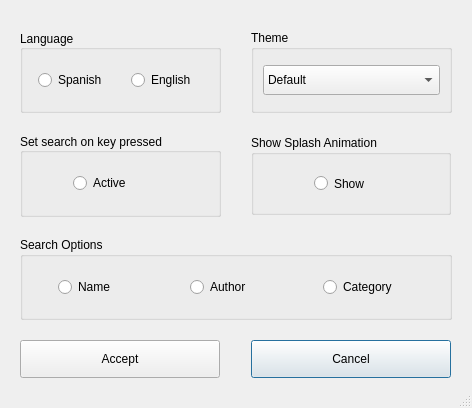
<?xml version="1.0" encoding="UTF-8"?>
<ui version="4.0">
 <class>Dialog</class>
 <widget class="QDialog" name="Dialog">
  <property name="geometry">
   <rect>
    <x>0</x>
    <y>0</y>
    <width>472</width>
    <height>408</height>
   </rect>
  </property>
  <property name="minimumSize">
   <size>
    <width>472</width>
    <height>0</height>
   </size>
  </property>
  <property name="maximumSize">
   <size>
    <width>500</width>
    <height>518</height>
   </size>
  </property>
  <property name="windowTitle">
   <string>Configuration</string>
  </property>
  <property name="windowIcon">
   <iconset>
    <normaloff>../resources/nmap-logo-small.png</normaloff>../resources/nmap-logo-small.png</iconset>
  </property>
  <property name="styleSheet">
   <string notr="true">QLabel{
font-family:ArchitectsDaughter;font-size:14px;font-weight:normal;
}</string>
  </property>
  <property name="locale">
   <locale language="English" country="UnitedStates"/>
  </property>
  <property name="sizeGripEnabled">
   <bool>true</bool>
  </property>
  <layout class="QGridLayout" name="gridLayout_2" rowstretch="1,1,1,1" columnstretch="1,1" rowminimumheight="1,1,1,1" columnminimumwidth="200,200">
   <property name="leftMargin">
    <number>20</number>
   </property>
   <property name="topMargin">
    <number>30</number>
   </property>
   <property name="rightMargin">
    <number>20</number>
   </property>
   <property name="bottomMargin">
    <number>30</number>
   </property>
   <property name="horizontalSpacing">
    <number>30</number>
   </property>
   <property name="verticalSpacing">
    <number>20</number>
   </property>
   <item row="3" column="1">
    <widget class="QPushButton" name="btn_cancel">
     <property name="minimumSize">
      <size>
       <width>200</width>
       <height>38</height>
      </size>
     </property>
     <property name="maximumSize">
      <size>
       <width>200</width>
       <height>16777215</height>
      </size>
     </property>
     <property name="text">
      <string>Cancel</string>
     </property>
    </widget>
   </item>
   <item row="0" column="1">
    <widget class="QGroupBox" name="theme_group">
     <property name="sizePolicy">
      <sizepolicy hsizetype="Expanding" vsizetype="Expanding">
       <horstretch>0</horstretch>
       <verstretch>0</verstretch>
      </sizepolicy>
     </property>
     <property name="minimumSize">
      <size>
       <width>0</width>
       <height>80</height>
      </size>
     </property>
     <property name="maximumSize">
      <size>
       <width>16777215</width>
       <height>16777215</height>
      </size>
     </property>
     <property name="title">
      <string>Theme</string>
     </property>
     <layout class="QHBoxLayout" name="horizontalLayout_5">
      <item>
       <widget class="QComboBox" name="theme_select">
        <property name="minimumSize">
         <size>
          <width>150</width>
          <height>30</height>
         </size>
        </property>
        <property name="toolTip">
         <string>Select theme</string>
        </property>
        <item>
         <property name="text">
          <string>Default</string>
         </property>
        </item>
        <item>
         <property name="text">
          <string>Dark</string>
         </property>
        </item>
        <item>
         <property name="text">
          <string>Light</string>
         </property>
        </item>
       </widget>
      </item>
     </layout>
    </widget>
   </item>
   <item row="1" column="1">
    <widget class="QGroupBox" name="splash_group">
     <property name="sizePolicy">
      <sizepolicy hsizetype="Expanding" vsizetype="Expanding">
       <horstretch>0</horstretch>
       <verstretch>0</verstretch>
      </sizepolicy>
     </property>
     <property name="minimumSize">
      <size>
       <width>200</width>
       <height>80</height>
      </size>
     </property>
     <property name="maximumSize">
      <size>
       <width>200</width>
       <height>80</height>
      </size>
     </property>
     <property name="title">
      <string>Show Splash Animation</string>
     </property>
     <layout class="QHBoxLayout" name="horizontalLayout_2">
      <property name="leftMargin">
       <number>60</number>
      </property>
      <item>
       <widget class="QRadioButton" name="show_anim">
        <property name="sizePolicy">
         <sizepolicy hsizetype="Expanding" vsizetype="Expanding">
          <horstretch>0</horstretch>
          <verstretch>0</verstretch>
         </sizepolicy>
        </property>
        <property name="text">
         <string>Show</string>
        </property>
       </widget>
      </item>
     </layout>
    </widget>
   </item>
   <item row="1" column="0">
    <widget class="QGroupBox" name="search_on_group">
     <property name="sizePolicy">
      <sizepolicy hsizetype="Expanding" vsizetype="Expanding">
       <horstretch>1</horstretch>
       <verstretch>1</verstretch>
      </sizepolicy>
     </property>
     <property name="minimumSize">
      <size>
       <width>0</width>
       <height>80</height>
      </size>
     </property>
     <property name="maximumSize">
      <size>
       <width>16777215</width>
       <height>16777215</height>
      </size>
     </property>
     <property name="title">
      <string>Set search on key pressed</string>
     </property>
     <property name="alignment">
      <set>Qt::AlignLeading|Qt::AlignLeft|Qt::AlignVCenter</set>
     </property>
     <layout class="QHBoxLayout" name="horizontalLayout_3">
      <property name="leftMargin">
       <number>50</number>
      </property>
      <item>
       <widget class="QRadioButton" name="search_on">
        <property name="text">
         <string>Active</string>
        </property>
       </widget>
      </item>
     </layout>
    </widget>
   </item>
   <item row="3" column="0">
    <widget class="QPushButton" name="btn_accept">
     <property name="minimumSize">
      <size>
       <width>0</width>
       <height>38</height>
      </size>
     </property>
     <property name="maximumSize">
      <size>
       <width>200</width>
       <height>16777215</height>
      </size>
     </property>
     <property name="text">
      <string>Accept</string>
     </property>
    </widget>
   </item>
   <item row="0" column="0">
    <widget class="QGroupBox" name="lang_group">
     <property name="sizePolicy">
      <sizepolicy hsizetype="Expanding" vsizetype="Expanding">
       <horstretch>0</horstretch>
       <verstretch>0</verstretch>
      </sizepolicy>
     </property>
     <property name="minimumSize">
      <size>
       <width>0</width>
       <height>80</height>
      </size>
     </property>
     <property name="maximumSize">
      <size>
       <width>16777215</width>
       <height>16777215</height>
      </size>
     </property>
     <property name="title">
      <string>Language</string>
     </property>
     <property name="alignment">
      <set>Qt::AlignLeading|Qt::AlignLeft|Qt::AlignVCenter</set>
     </property>
     <layout class="QHBoxLayout" name="horizontalLayout_4">
      <property name="spacing">
       <number>15</number>
      </property>
      <property name="leftMargin">
       <number>15</number>
      </property>
      <item>
       <widget class="QRadioButton" name="lang_es">
        <property name="toolTip">
         <string>Set Spanish like default language</string>
        </property>
        <property name="text">
         <string>Spanish</string>
        </property>
       </widget>
      </item>
      <item>
       <widget class="QRadioButton" name="lang_en">
        <property name="toolTip">
         <string>Set English like default language</string>
        </property>
        <property name="text">
         <string>English</string>
        </property>
       </widget>
      </item>
     </layout>
    </widget>
   </item>
   <item row="2" column="0" colspan="2">
    <widget class="QGroupBox" name="search_by_group">
     <property name="sizePolicy">
      <sizepolicy hsizetype="Expanding" vsizetype="Expanding">
       <horstretch>0</horstretch>
       <verstretch>0</verstretch>
      </sizepolicy>
     </property>
     <property name="minimumSize">
      <size>
       <width>0</width>
       <height>80</height>
      </size>
     </property>
     <property name="maximumSize">
      <size>
       <width>16777215</width>
       <height>16777215</height>
      </size>
     </property>
     <property name="title">
      <string>Search Options</string>
     </property>
     <layout class="QHBoxLayout" name="horizontalLayout_6">
      <property name="spacing">
       <number>15</number>
      </property>
      <property name="leftMargin">
       <number>35</number>
      </property>
      <item>
       <widget class="QRadioButton" name="search_by_name">
        <property name="toolTip">
         <string>Set search by name</string>
        </property>
        <property name="text">
         <string>Name</string>
        </property>
       </widget>
      </item>
      <item>
       <widget class="QRadioButton" name="search_by_author">
        <property name="toolTip">
         <string>Set search by author</string>
        </property>
        <property name="text">
         <string>Author</string>
        </property>
       </widget>
      </item>
      <item>
       <widget class="QRadioButton" name="search_by_category">
        <property name="toolTip">
         <string>Set search by category</string>
        </property>
        <property name="text">
         <string>Category</string>
        </property>
       </widget>
      </item>
     </layout>
    </widget>
   </item>
  </layout>
 </widget>
 <resources/>
 <connections>
  <connection>
   <sender>btn_accept</sender>
   <signal>clicked()</signal>
   <receiver>Dialog</receiver>
   <slot>save()</slot>
   <hints>
    <hint type="sourcelabel">
     <x>145</x>
     <y>359</y>
    </hint>
    <hint type="destinationlabel">
     <x>240</x>
     <y>203</y>
    </hint>
   </hints>
  </connection>
  <connection>
   <sender>btn_cancel</sender>
   <signal>clicked()</signal>
   <receiver>Dialog</receiver>
   <slot>cancel()</slot>
   <hints>
    <hint type="sourcelabel">
     <x>336</x>
     <y>359</y>
    </hint>
    <hint type="destinationlabel">
     <x>240</x>
     <y>203</y>
    </hint>
   </hints>
  </connection>
  <connection>
   <sender>search_on</sender>
   <signal>clicked(bool)</signal>
   <receiver>Dialog</receiver>
   <slot>update_text()</slot>
   <hints>
    <hint type="sourcelabel">
     <x>140</x>
     <y>183</y>
    </hint>
    <hint type="destinationlabel">
     <x>235</x>
     <y>203</y>
    </hint>
   </hints>
  </connection>
  <connection>
   <sender>show_anim</sender>
   <signal>clicked(bool)</signal>
   <receiver>Dialog</receiver>
   <slot>update_anim_text()</slot>
   <hints>
    <hint type="sourcelabel">
     <x>376</x>
     <y>183</y>
    </hint>
    <hint type="destinationlabel">
     <x>235</x>
     <y>203</y>
    </hint>
   </hints>
  </connection>
 </connections>
 <slots>
  <slot>save()</slot>
  <slot>cancel()</slot>
  <slot>update_text()</slot>
  <slot>update_anim_text()</slot>
 </slots>
</ui>
